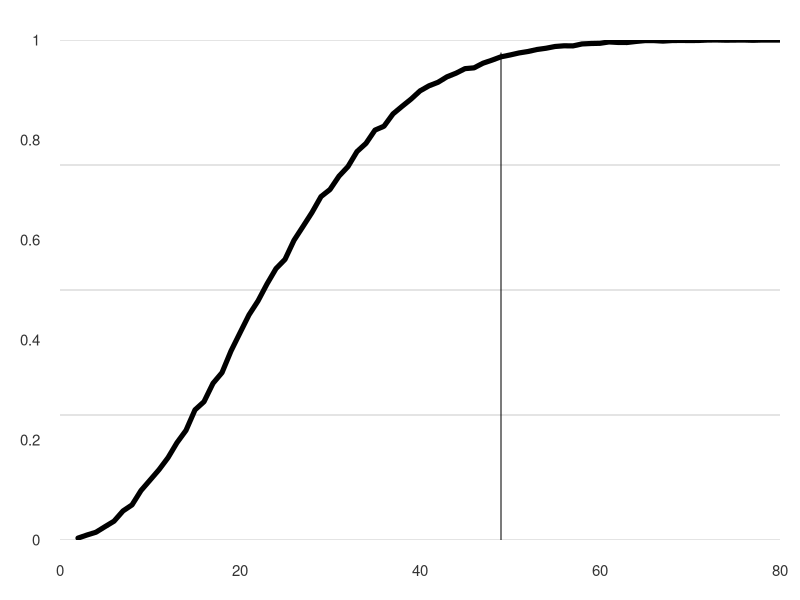

Reproduce this figure in R.
## ---- chunk 1
nr_people <- 25 

simulate_birthdays <- function(nr_people, nr_sim = 10000) {
	birthday_events <- replicate(n = nr_sim, {
		birthdays <- sample(x = 1:365, size = nr_people, replace = TRUE)
		anyDuplicated(birthdays) > 0
	})
	mean(birthday_events)  # this returns implicitly!
}

pr_same_bday <- simulate_birthdays(nr_people)
bday_match_size <- sapply(2:90, simulate_birthdays, nr_sim = 10000)

## ---- chunk 2
par(mar = c(3, 3, 2, 1), # Dist' from plot to side of page
    mgp = c(2, 0.4, 0), # Dist' plot to label
    las = 1, # Rotate y-axis text
    tck = -.01, # Reduce tick length
    xaxs = "i", yaxs = "i") # Remove plot padding

plot(
	x = 2:90, y = bday_match_size, 
	type = "l", lty = 1, lwd = 5,
	xlab = "", ylab = "", # Labels
	axes = FALSE, # Don't plot the axes
	frame.plot = FALSE, # Remove the frame
	xlim = c(0, 80), ylim = c(0, 1), # Limits
	panel.first = abline(h = seq(0, 1, 0.25), col = "grey80")
)
segments(49, bday_match_size[50], 49, 0)

at <- pretty(2:90)
mtext(side = 1, text = at, at = at,
      col = "grey20", line = 1, cex = 0.9)
at = pretty(bday_match_size)
mtext(side = 2, text = at, at = at, col = "grey20", line = 1, cex = 0.9)
